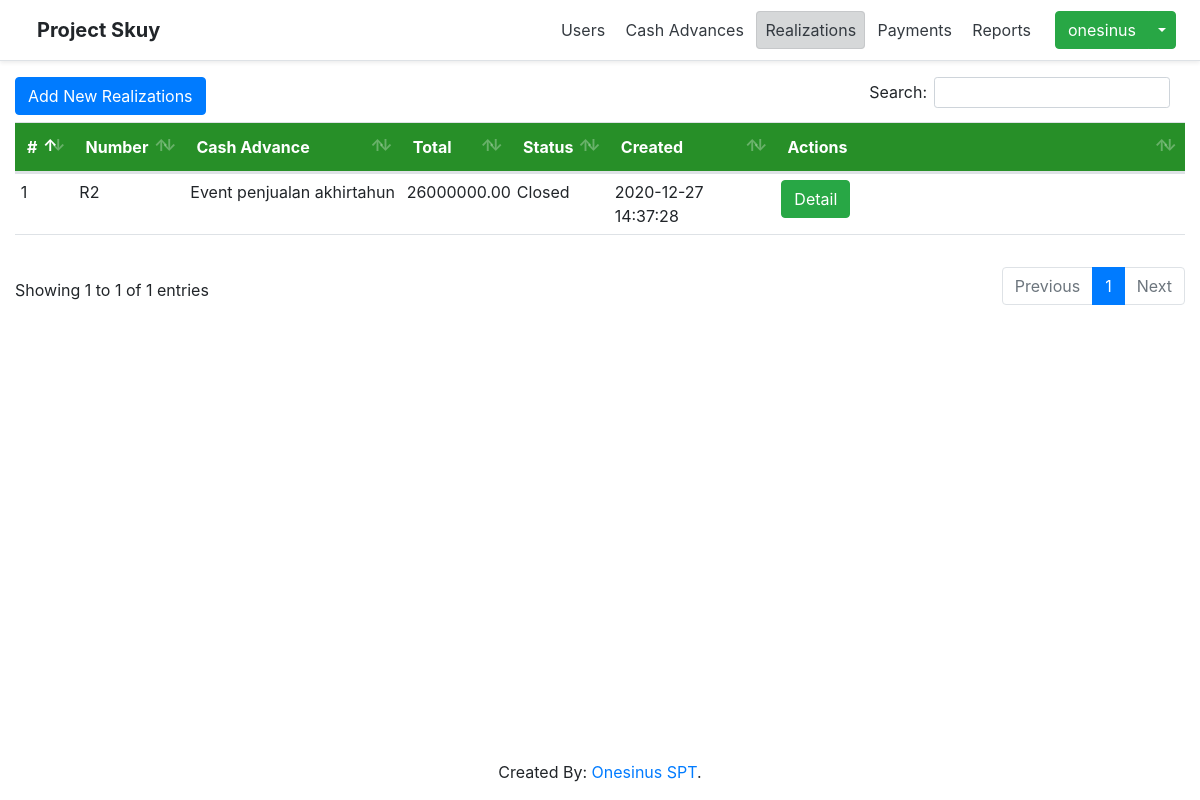
/index.php?page=realizations (signed in), run on the app's committed database.
### tables this page shows
CREATE TABLE `realizations` (
  `id` int(11) NOT NULL,
  `cash_advance_id` int(11) NOT NULL,
  `doc_num` varchar(25) NOT NULL,
  `status` varchar(10) NOT NULL,
  `created_by` int(11) NOT NULL,
  `created_date` datetime NOT NULL DEFAULT current_timestamp(),
  `updated_by` int(11) DEFAULT NULL,
  `updated_date` datetime DEFAULT NULL,
  `is_deleted` tinyint(1) NOT NULL DEFAULT 0,
  `total` decimal(16,2) NOT NULL,
  `difference` decimal(16,2) NOT NULL
);

CREATE TABLE `cash_advances` (
  `id` int(11) NOT NULL,
  `doc_num` varchar(12) NOT NULL,
  `description` varchar(125) NOT NULL,
  `total` decimal(16,2) NOT NULL,
  `status` varchar(25) NOT NULL,
  `created_by` int(11) NOT NULL,
  `created_date` datetime DEFAULT current_timestamp(),
  `updated_by` int(11) DEFAULT NULL,
  `updated_date` datetime DEFAULT NULL,
  `is_deleted` tinyint(1) NOT NULL DEFAULT 0,
  `pic_name` varchar(100) NOT NULL,
  `division` varchar(100) NOT NULL,
  `is_realized` tinyint(1) NOT NULL DEFAULT 0,
  `file` varchar(100) DEFAULT NULL
);

### realizations/index.php (the view, shortened to what this page needs)
<a
    href='index.php?page=realizations&action=form'
    class="btn btn-primary"
    style='float: left;'
>
    Add New Realizations
</a>
<table
    class="table"
>
  <thead>
    <tr>
      <th
        style='width: 5%'
      >
        #
    </th>
      <th>Number</th>
      <th>Cash Advance</th>
      <th>Total</th>
      <th>Status</th>
      <th>Created</th>
      <th
          style='width: 35%'
      >
        Actions
    </th>
    </tr>
  </thead>
  <tbody>
      <?php
            $query = "
                SELECT
                    r.*,
                    ca.description
                FROM
                    realizations r
                INNER JOIN cash_advances ca
                ON r.cash_advance_id = ca.id
                WHERE
                    r.is_deleted = 0
                ";
            $datas = $conn->query($query);
            if ($datas->num_rows > 0):
                $i = 0;
                while ($row = $datas->fetch_assoc()):
                    $i++;
      ?>
                <tr>
                    <td scope="row">
                        <?php echo $i ?>
                    </td>
                    <td>
                        <?php echo $row['doc_num'] ?>
                    </td>
                    <td>
                        <?php echo $row['description'] ?>
                    </td>
                    <td>
                        <?php echo $row['total'] ?>
                    </td>
                    <td>
                        <?php echo $row['status'] ?>
                    </td>
                    <td>
                        <?php echo $row['created_date'] ?>
                    </td>
                    <td>
                        <a href='index.php?page=realizations&action=detail&id=<?php echo $row["id"]; ?>' class="btn btn-success">
                            Detail
                        </a>
                    </td>
                </tr>
        <?php
                endwhile;
            endif;
        ?>
  </tbody>
  <tfoot>
    <tr>
        <th colspan='7'></th>
    </tr>
  </tfoot>
</table>

### assets/css/table.css (style rules this page uses)
table.dataTable thead tr, .table-green thead tr { background-color: #278f28; color: white; }
.table tr td { padding: 0.5%; }

### data on the page
realizations: doc_num "R2", cash_advance.description "Event penjualan akhirtahun", total "26000000.00", status "Closed", created_date "2020-12-27 14:37:28"

### other printed values
$username "onesinus"
